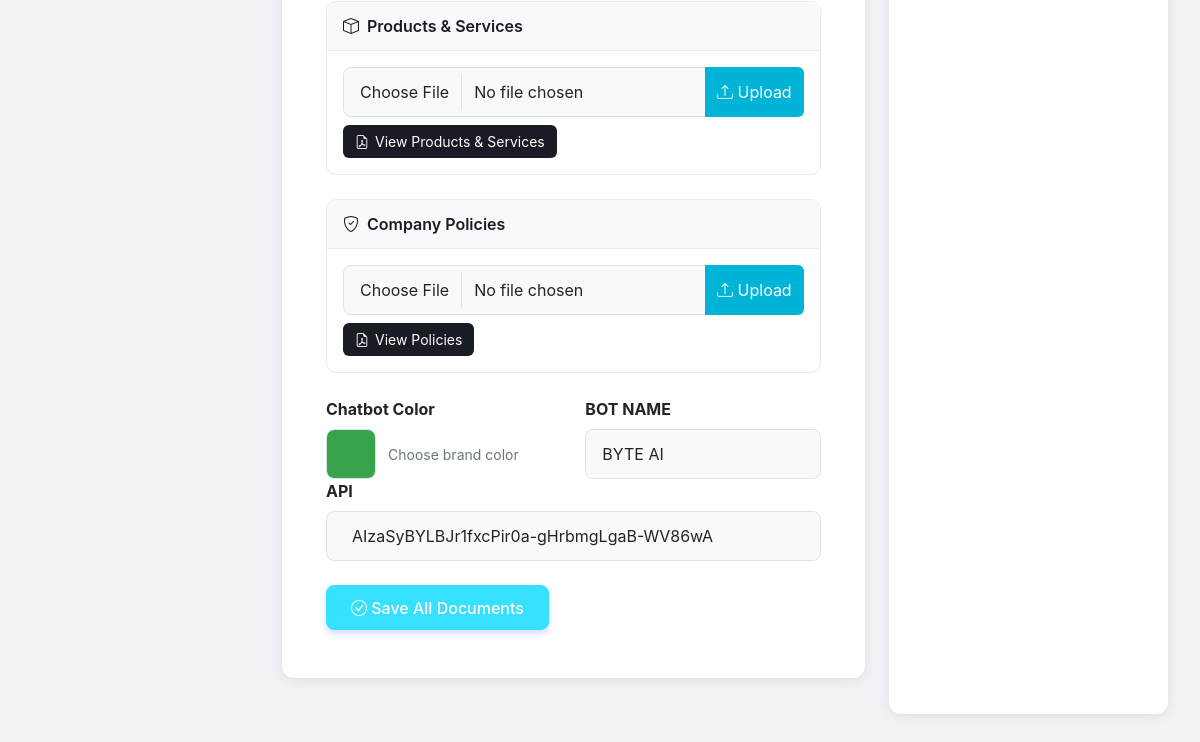
Before: /update_company/1 (lower part) with the older database file.
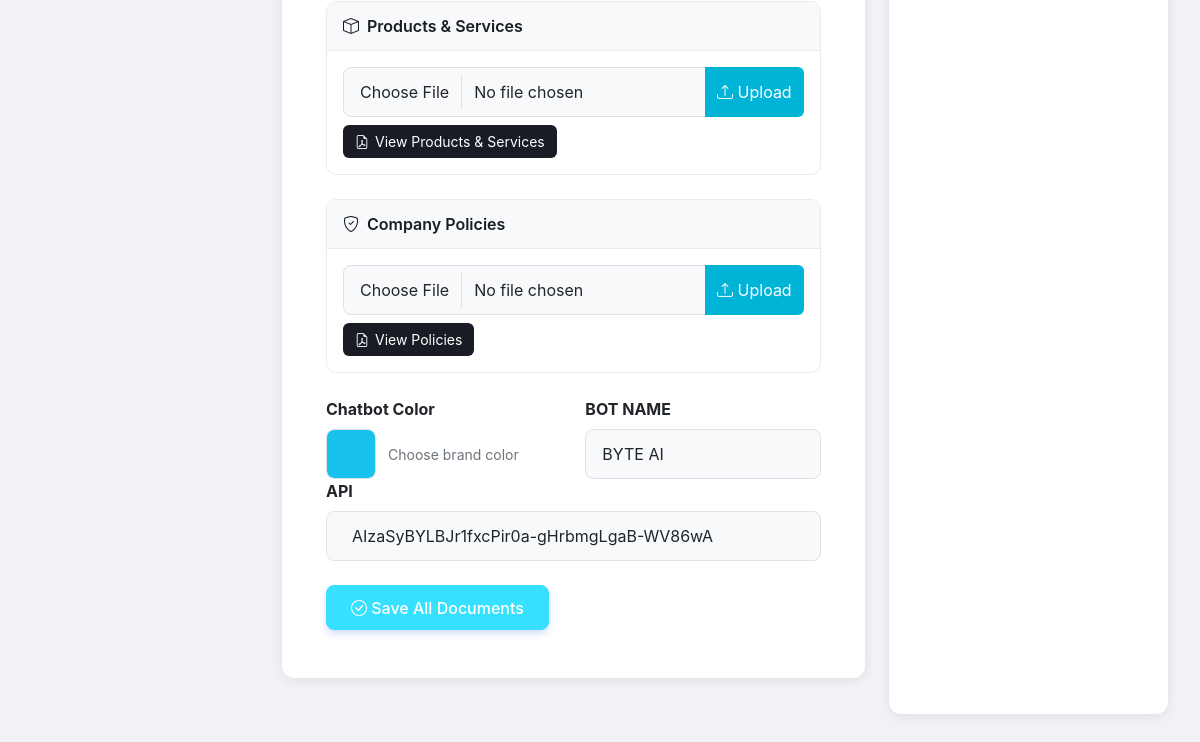
After: the same page with the newer database file.
### home/models.py (models this page shows, shortened)
class CustomUser(AbstractBaseUser, PermissionsMixin):
    email = models.EmailField(unique=True, verbose_name='email address')
    company_name = models.CharField(max_length=100, blank=True, verbose_name='company name')
    website = models.CharField(max_length=30, blank=True, verbose_name='website')
    phone = models.CharField(max_length=15, blank=True, verbose_name='phone number')
    address = models.TextField(blank=True, verbose_name='address')
    is_active = models.BooleanField(default=True, verbose_name='active')
    is_staff = models.BooleanField(default=False, verbose_name='staff status')
    company_logo = models.ImageField(upload_to='company_logo', null=True, blank=True)
    role = models.CharField(max_length=20,
                            choices=(
                                ("user","user"),
                                ("manager","manager"),
                                ("admin","admin"),
                            ),
                            default='user'
                            )
    api_key = models.CharField(max_length=100, unique=True, null=True, blank=True)
    api_key_added = models.DateTimeField(auto_now_add=False, null=True, blank=True)
    api_expiry = models.DateTimeField(auto_now=False, null=True, blank=True)
    date_joined = models.DateTimeField(auto_now_add=True, verbose_name='date joined')
    objects = CustomUserManager()
    USERNAME_FIELD = 'email'
    REQUIRED_FIELDS = ["company_name","phone"]
    class Meta:
        verbose_name = 'user'
        verbose_name_plural = 'users'

class User_data_profile(models.Model):
    company = models.OneToOneField(CustomUser, on_delete=models.CASCADE,related_name="company_profile")
    company_profile = models.FileField(upload_to="company_profile", null=True, blank=True)
    products_and_services = models.FileField(upload_to="product_services",null=True, blank=True)
    policies = models.FileField(upload_to="company_policies", null=True, blank=True)
    profile_description = models.TextField(null=True,blank=True)
    products_and_services_description = models.TextField(null=True,blank=True)
    policies_description = models.TextField(null=True,blank=True)
    chatbot_color = models.CharField(max_length=7, default="#ffffff")
    bot_name = models.CharField(max_length=30, default="AI-Bot")
    g_api = models.CharField(max_length=100, null=True, blank=True)

### home/views.py (the view, shortened to what this page needs)
# urls.py: path("update_company/<int:pk>",views.update_company,name="update_company"),
def update_company(request, pk):
    user = get_object_or_404(CustomUser, id = pk)
    context = {
        "user":user
    }
    return render(request, "update_company.html",context)

### templates/update_company.html (shortened to what the changed rows need)
{% extends "index.html" %}
{% block content %}
<div class="container-fluid py-4">
    <div class="row">
        <div class="col-md-8">
            <div class="dashboard-card mb-4">
                <div class="card-body">
                    <form method="post" action="{%url 'update_user_profile' user.id %}" enctype="multipart/form-data" id="profileForm">
                        <div class="row mb-4">
                            <div class="col-md-6">
                                <div class="color-picker-container">
                                    <input type="color" class="form-control form-control-color" name="chatbot_color" id="chatbotColor"
                                        value="{{ user.company_profile.chatbot_color }}">
                                    <label for="chatbotColor" class="color-label">Choose brand color</label>
                                </div>
                            </div>
                            <div class="col-md-6">
                                <label class="form-label fw-bold">BOT NAME</label>
                                <input type="text" class="form-control" name="bot_name" value="{{user.company_profile.bot_name}}">
                            </div>
                            <div class="col-md-12">
                                <label class="form-label fw-bold">API</label>
                                <input type="text" class="form-control" name="g_api" value="{{user.company_profile.g_api}}">
                            </div>
                        </div>
                    </form>
                </div>
            </div>
        </div>
    </div>
</div>
{% endblock %}

Changed rows visible on the page:
changed CustomUser "BYTE AI": chatbot_color "#38a34d" → "#18c2ec"
